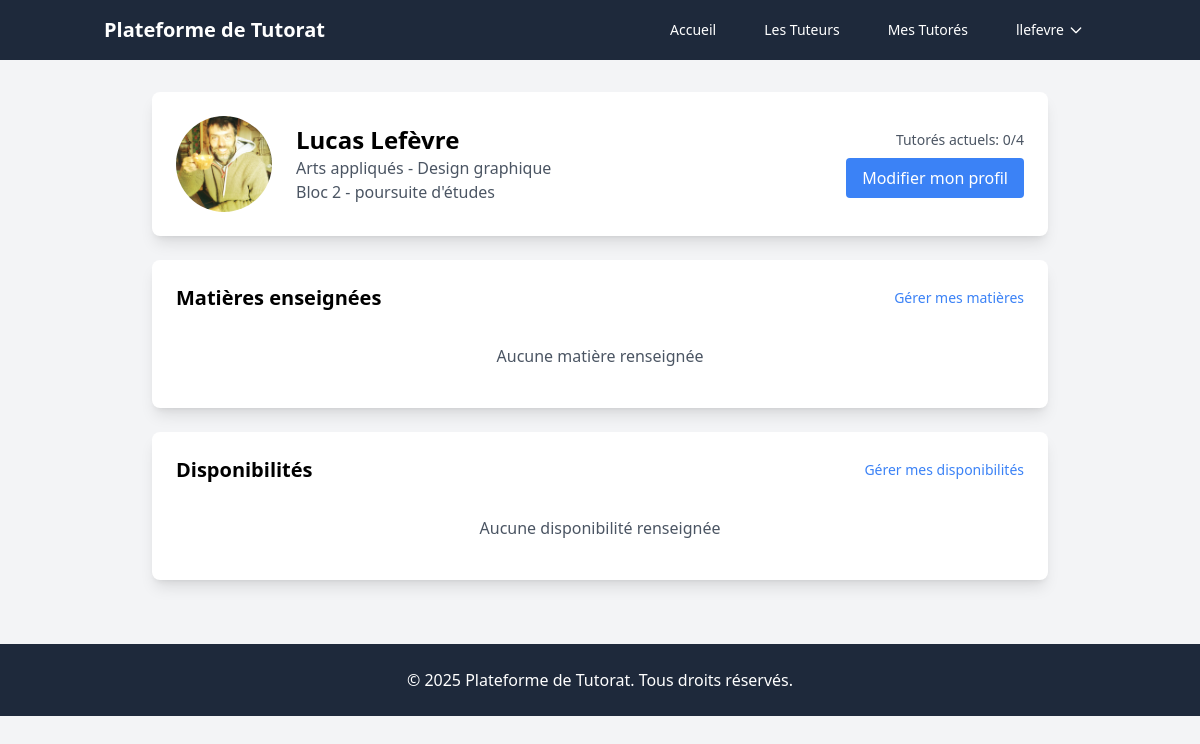
The app's page /tutor-profile.php (signed in) with its own data.
### tables this page shows
CREATE TABLE `users` (
  `id` int(11) NOT NULL,
  `firstname` varchar(50) NOT NULL,
  `lastname` varchar(50) NOT NULL,
  `username` varchar(50) NOT NULL,
  `email` varchar(255) NOT NULL,
  `password` varchar(255) NOT NULL,
  `photo` varchar(255) DEFAULT NULL,
  `phone` varchar(20) DEFAULT NULL,
  `study_level` enum('Bloc 1','Bloc 2 - poursuite d''études','Bloc 2 - année diplômante','Master') NOT NULL,
  `department_id` int(11) NOT NULL,
  `section` varchar(100) NOT NULL,
  `created_at` timestamp NULL DEFAULT CURRENT_TIMESTAMP,
  `updated_at` timestamp NULL DEFAULT CURRENT_TIMESTAMP ON UPDATE CURRENT_TIMESTAMP,
  `user_type` enum('tutor','tutee') NOT NULL,
  `status` enum('pending','published','rejected') NOT NULL DEFAULT 'pending'
);

CREATE TABLE `departments` (
  `id` int(11) NOT NULL,
  `name` varchar(50) NOT NULL
);

CREATE TABLE `tutors` (
  `id` int(11) NOT NULL,
  `user_id` int(11) NOT NULL,
  `max_tutees` int(11) DEFAULT '4',
  `current_tutees` int(11) DEFAULT '0'
);

### tutor-profile.php (the view, shortened to what this page needs)
<?php
$user_id = $_SESSION['user_id'];
$db = Database::getInstance()->getConnection();
try {
    $stmt = $db->prepare("
        SELECT u.*, t.id as tutor_id, t.current_tutees, d.name as department_name
        FROM users u
        JOIN tutors t ON u.id = t.user_id
        JOIN departments d ON u.department_id = d.id
        WHERE u.id = ?
    ");
    $stmt->execute([$user_id]);
    $user = $stmt->fetch();
    $stmt = $db->prepare("
        SELECT s.name
        FROM subjects s
        JOIN tutor_subjects ts ON s.id = ts.subject_id
        WHERE ts.tutor_id = ?
    ");
    $stmt->execute([$user['tutor_id']]);
    $subjects = $stmt->fetchAll(PDO::FETCH_COLUMN);
    $stmt = $db->prepare("
        SELECT day_of_week, DATE_FORMAT(start_time, '%H:%i') as start_time,
               DATE_FORMAT(end_time, '%H:%i') as end_time
        FROM availability
        WHERE user_id = ?
        ORDER BY FIELD(day_of_week, 'Monday', 'Tuesday', 'Wednesday', 'Thursday', 'Friday', 'Saturday', 'Sunday')
    ");
    $stmt->execute([$user_id]);
    $availabilities = $stmt->fetchAll();
} catch (PDOException $e) {
    header('Location: index.php');
    exit;
}
require_once 'includes/header.php';
?>
<div class="container mx-auto px-4 py-8">
    <div class="max-w-4xl mx-auto">
        <div class="bg-white rounded-lg shadow-lg overflow-hidden">
            <div class="p-6">
                <div class="flex items-center justify-between">
                    <div class="flex items-center">
                        <div class="w-24 h-24 rounded-full overflow-hidden mr-6">
                            <?php if ($user['photo']): ?>
                                <img src="uploads/<?php echo htmlspecialchars($user['photo']); ?>"
                                     alt="Photo de profil"
                                     class="w-full h-full object-cover">
                            <?php endif; ?>
                        </div>
                        <div>
                            <h1 class="text-2xl font-bold">
                                <?php echo htmlspecialchars($user['firstname'] . ' ' . $user['lastname']); ?>
                            </h1>
                            <p class="text-gray-600">
                                <?php echo htmlspecialchars($user['department_name']); ?> -
                                <?php echo htmlspecialchars($user['section']); ?>
                            </p>
                            <p class="text-gray-600">
                                <?php echo htmlspecialchars($user['study_level']); ?>
                            </p>
                        </div>
                    </div>
                    <div class="text-right">
                        <p class="text-sm text-gray-600 mb-2">
                            Tutorés actuels: <?php echo $user['current_tutees']; ?>/4
                        </p>
                        <a href="edit-profile.php"
                           class="inline-block px-4 py-2 bg-blue-500 text-white rounded hover:bg-blue-600 transition-colors">
                            Modifier mon profil
                        </a>
                    </div>
                </div>
            </div>
        </div>
        <div class="mt-6 bg-white rounded-lg shadow-lg p-6">
            <div class="flex justify-between items-center mb-4">
                <h2 class="text-xl font-bold">Matières enseignées</h2>
                <a href="edit-subjects.php" class="text-blue-500 hover:underline text-sm">
                    Gérer mes matières
                </a>
            </div>
            <?php if (empty($subjects)): ?>
                <p class="text-gray-600 text-center py-4">
                    Aucune matière renseignée
                </p>
            <?php endif; ?>
        </div>
        <div class="mt-6 bg-white rounded-lg shadow-lg p-6">
            <div class="flex justify-between items-center mb-4">
                <h2 class="text-xl font-bold">Disponibilités</h2>
                <a href="edit-availability.php" class="text-blue-500 hover:underline text-sm">
                    Gérer mes disponibilités
                </a>
            </div>
            <?php if (empty($availabilities)): ?>
                <p class="text-gray-600 text-center py-4">
                    Aucune disponibilité renseignée
                </p>
            <?php endif; ?>
        </div>
    </div>
</div>
<?php require_once 'includes/footer.php'; ?>

### records on screen
users: photo (picture), firstname+lastname "Lucas Lefèvre", department.name "Arts appliqués", section "Design graphique", study_level "Bloc 2 - poursuite d'études", tutors.current_tutees "0"

### other values on screen
$_SESSION['username'] "llefevre"
